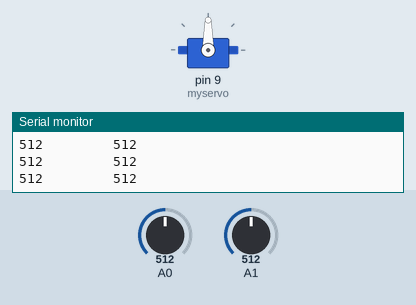
This sketch was run on a simulated Arduino Uno, built with avr-gcc and run on an emulated ATmega328P. Parts: servo, the last lines printed to the serial monitor. Inputs (shaded band) come from the test bench; at power-on: A0 = 512, A1 = 512.

Above: at 1.2 s.
1.3 s: A0 set to 536
2.8 s: A0 set to 553
At 3.3 s:
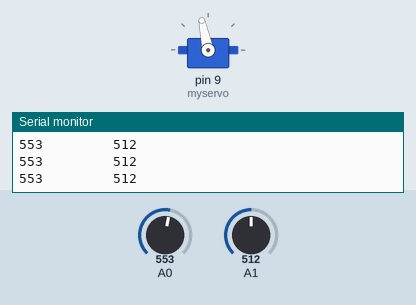
At 4.04 s:
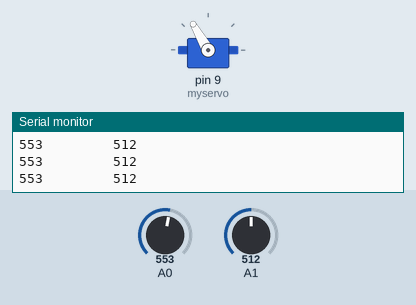
5.8 s: A1 set to 577
At 6.2 s:
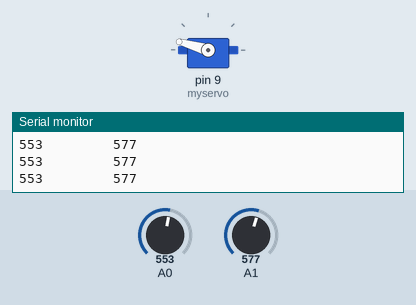
7.3 s: A1 set to 596
At 7.79 s:
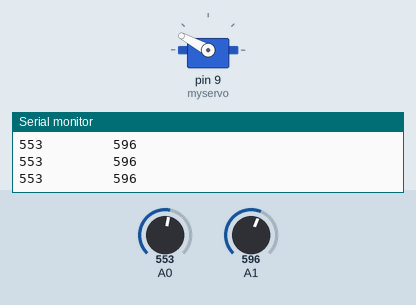
10.3 s: A1 set to 511
13.3 s: A1 set to 716
Timing chart, 0 to 19.1 s (numbered marks = the images above; inputs shaded):
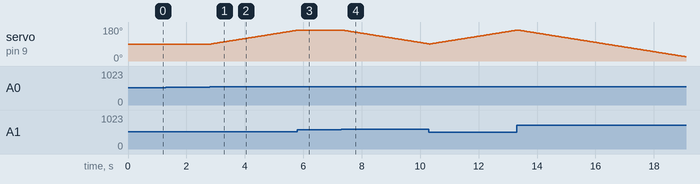

The sketch:

Simple_Solar_Tracker.ino
```cpp
#include <Servo.h>

Servo myservo;  // create servo object to control a servo

int pos = 90;    // variable to store the servo position

int LDR0, LDR1;

int limit0 = 15;
int limit1 = 165;
int servoTime = 10;   // 10ms for servo move 1 degree
void setup() {
  myservo.attach(9);  // attaches the servo on pin 9 to the servo object
  Serial.begin(115200);
}

void loop()
{
  ReadInput();
  AngleCorrect();
}

void ReadInput()
{
  LDR0 = analogRead(A0);
  LDR1 = analogRead(A1);
  delay(30);
  Serial.print(LDR0);Serial.print("         ");Serial.println(LDR1);
}

void AngleCorrect()
{
  int LDRdiff = LDR0-LDR1;
      LDRdiff = abs(LDRdiff);

  if(LDRdiff>30)
  {
  if(LDR0>LDR1)
  {
    if(pos<limit1) pos++;
    myservo.write(pos);              // tell servo to go to position in variable 'pos'
    delay(servoTime);
  }
  else if(LDR0<LDR1)
  {
    if(pos>limit0) pos--;
    myservo.write(pos);              // tell servo to go to position in variable 'pos'
    delay(servoTime);
  }
  }
}
```

Measured:
- the behaviour switches between 542 and 543 on A0 (found by bisection; images 0 and 1)
- the behaviour switches between 583 and 584 on A1 (found by bisection; images 3 and 4)
- after the input at 2.8 s, servo on pin 9 (myservo): moves from 90° to 163° over 2.9 s, starting after 0.05 s
- after the input at 5.8 s, servo on pin 9 (myservo): goes on until 5.8 s, then stays 164°
- after the input at 7.3 s, servo on pin 9 (myservo): moves from 164° to 91° over 2.9 s, starting at once
